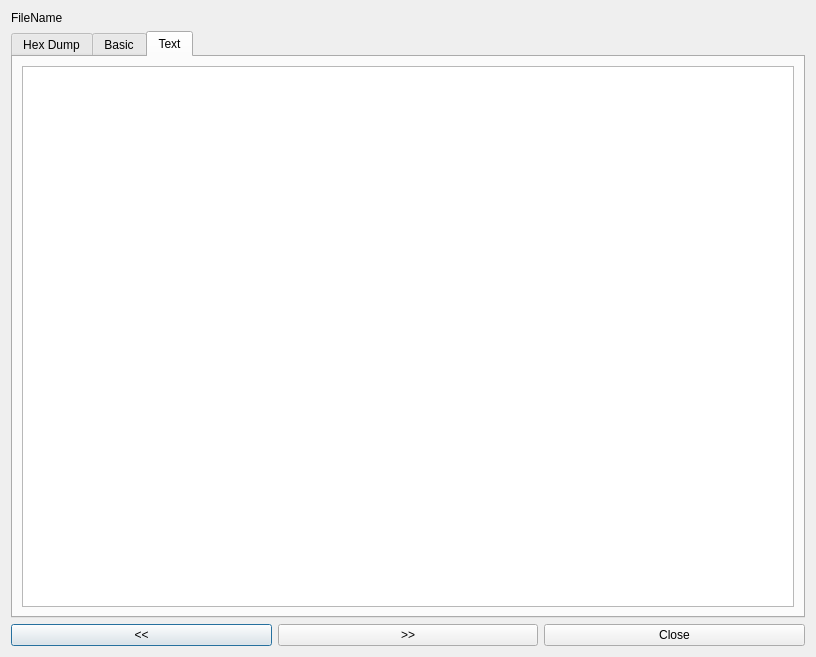
<?xml version="1.0" encoding="UTF-8"?>
<ui version="4.0">
 <class>fileDialog</class>
 <widget class="QDialog" name="fileDialog">
  <property name="geometry">
   <rect>
    <x>0</x>
    <y>0</y>
    <width>816</width>
    <height>657</height>
   </rect>
  </property>
  <property name="windowTitle">
   <string>Dialog</string>
  </property>
  <layout class="QVBoxLayout" name="verticalLayout">
   <item>
    <widget class="QLabel" name="fileName">
     <property name="text">
      <string>FileName</string>
     </property>
    </widget>
   </item>
   <item>
    <widget class="QTabWidget" name="tabWidget">
     <property name="currentIndex">
      <number>2</number>
     </property>
     <widget class="QWidget" name="tabWidgetPage1">
      <attribute name="title">
       <string>Hex Dump</string>
      </attribute>
      <layout class="QHBoxLayout" name="horizontalLayout_3">
       <item>
        <widget class="QTextEdit" name="hexDump">
         <property name="font">
          <font>
           <family>Droid Sans Mono</family>
           <pointsize>10</pointsize>
          </font>
         </property>
         <property name="readOnly">
          <bool>true</bool>
         </property>
        </widget>
       </item>
      </layout>
     </widget>
     <widget class="QWidget" name="tab">
      <attribute name="title">
       <string>Basic</string>
      </attribute>
      <layout class="QHBoxLayout" name="horizontalLayout_4">
       <item>
        <widget class="QTextEdit" name="basicText">
         <property name="font">
          <font>
           <family>Droid Sans Mono</family>
           <pointsize>10</pointsize>
          </font>
         </property>
         <property name="cursor" stdset="0">
          <cursorShape>IBeamCursor</cursorShape>
         </property>
         <property name="readOnly">
          <bool>true</bool>
         </property>
         <property name="html">
          <string>&lt;!DOCTYPE HTML PUBLIC &quot;-//W3C//DTD HTML 4.0//EN&quot; &quot;http://www.w3.org/TR/REC-html40/strict.dtd&quot;&gt;
&lt;html&gt;&lt;head&gt;&lt;meta name=&quot;qrichtext&quot; content=&quot;1&quot; /&gt;&lt;style type=&quot;text/css&quot;&gt;
p, li { white-space: pre-wrap; }
&lt;/style&gt;&lt;/head&gt;&lt;body style=&quot; font-family:'Droid Sans Mono'; font-size:10pt; font-weight:400; font-style:normal;&quot;&gt;
&lt;p style=&quot;-qt-paragraph-type:empty; margin-top:0px; margin-bottom:0px; margin-left:0px; margin-right:0px; -qt-block-indent:0; text-indent:0px; font-family:'Droid Sans Mono';&quot;&gt;&lt;br /&gt;&lt;/p&gt;&lt;/body&gt;&lt;/html&gt;</string>
         </property>
        </widget>
       </item>
      </layout>
     </widget>
     <widget class="QWidget" name="tab_2">
      <attribute name="title">
       <string>Text</string>
      </attribute>
      <layout class="QHBoxLayout" name="horizontalLayout">
       <item>
        <widget class="QTextEdit" name="plainText">
         <property name="font">
          <font>
           <family>Droid Sans Mono</family>
          </font>
         </property>
        </widget>
       </item>
      </layout>
     </widget>
    </widget>
   </item>
   <item>
    <layout class="QHBoxLayout" name="horizontalLayout_2">
     <item>
      <widget class="QPushButton" name="previousButton">
       <property name="toolTip">
        <string>Previous Item</string>
       </property>
       <property name="text">
        <string>&lt;&lt;</string>
       </property>
      </widget>
     </item>
     <item>
      <widget class="QPushButton" name="nextButton">
       <property name="toolTip">
        <string>Next Item</string>
       </property>
       <property name="text">
        <string>&gt;&gt;</string>
       </property>
      </widget>
     </item>
     <item>
      <widget class="QPushButton" name="closeButton">
       <property name="text">
        <string>Close</string>
       </property>
      </widget>
     </item>
    </layout>
   </item>
  </layout>
 </widget>
 <resources/>
 <connections>
  <connection>
   <sender>closeButton</sender>
   <signal>clicked()</signal>
   <receiver>fileDialog</receiver>
   <slot>accept()</slot>
   <hints>
    <hint type="sourcelabel">
     <x>591</x>
     <y>632</y>
    </hint>
    <hint type="destinationlabel">
     <x>322</x>
     <y>32</y>
    </hint>
   </hints>
  </connection>
  <connection>
   <sender>nextButton</sender>
   <signal>clicked()</signal>
   <receiver>fileDialog</receiver>
   <slot>next()</slot>
   <hints>
    <hint type="sourcelabel">
     <x>468</x>
     <y>643</y>
    </hint>
    <hint type="destinationlabel">
     <x>466</x>
     <y>655</y>
    </hint>
   </hints>
  </connection>
  <connection>
   <sender>previousButton</sender>
   <signal>clicked()</signal>
   <receiver>fileDialog</receiver>
   <slot>prev()</slot>
   <hints>
    <hint type="sourcelabel">
     <x>147</x>
     <y>638</y>
    </hint>
    <hint type="destinationlabel">
     <x>160</x>
     <y>652</y>
    </hint>
   </hints>
  </connection>
 </connections>
 <slots>
  <slot>next()</slot>
  <slot>prev()</slot>
 </slots>
</ui>
